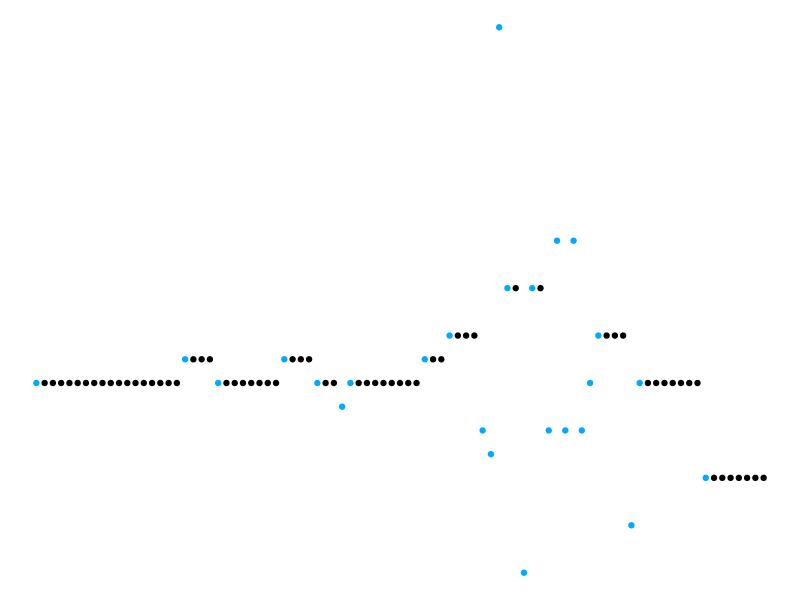

Write R code to recreate this figure.
## ---- chunk 1
library(tidyverse)
## ---- chunk 2
#read in the data
main<-read_csv("time_signatures.csv")
## ---- chunk 3
ggplot(main, aes(x=bar, y=sixteens))+
  geom_point(aes(color=factor(different)))+
  scale_colour_manual(values=c("#000000", "#00aaff"))+
  theme_void()+
  theme(legend.position="none")
